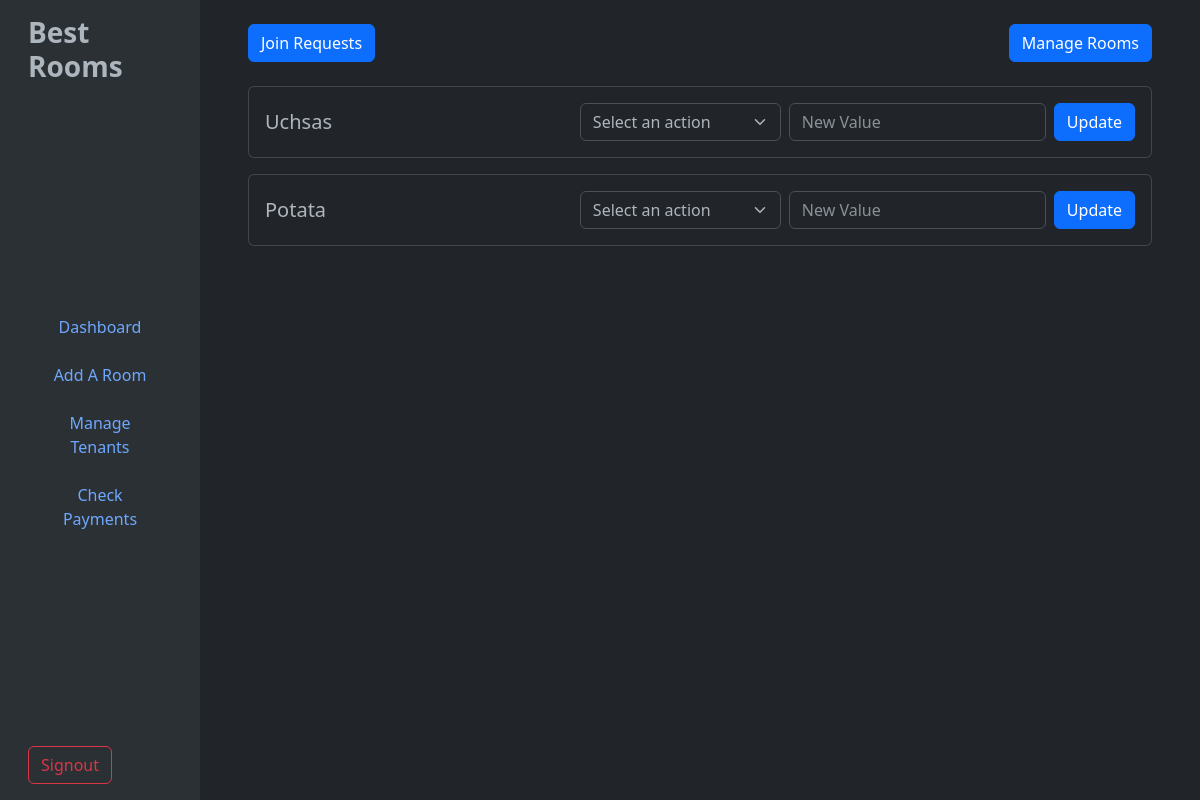
Page /tenants on the earlier database version.
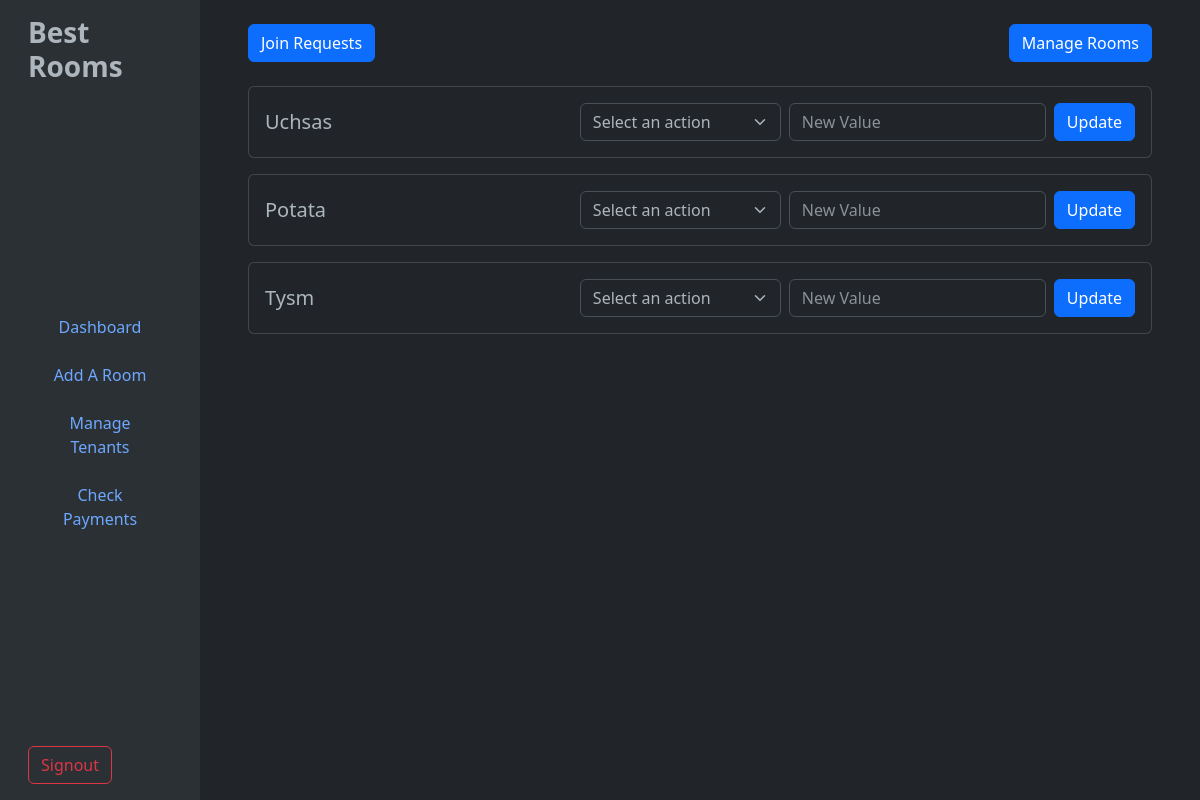
Same page on the later database version.
### tables this page shows
CREATE TABLE "Tenants" (
	"tenantID"	INTEGER,
	"userID"	INTEGER NOT NULL,
	"name"	TEXT,
	"roomID"	INTEGER,
	"phone"	TEXT,
	PRIMARY KEY("tenantID" AUTOINCREMENT),
	FOREIGN KEY("roomID") REFERENCES "Rooms"("roomID"),
	FOREIGN KEY("userID") REFERENCES "Users"("userID")
);

### app.py (the view)
@app.route('/tenants', methods=['GET', 'POST'])
def tenants():
    if request.method == 'POST':
        tenantid = request.form['tenantid']
        option = request.form['option']
        val = float(request.form['val'])
        updateTenant(tenantid,option, val)
        return redirect(url_for('tenants'))
    elif request.method == 'GET':
        return render_template('tenants.html', tenants=getAllTenants())

### database/admin.py (called while the page is built)
def dbConnect():
    return sqlite3.connect('database/main.db')

def getAllTenants():
    connection = dbConnect()
    cursor = connection.cursor()
    cursor.execute("SELECT * FROM Tenants")
    result = cursor.fetchall()
    connection.close()
    return result

### templates/tenants.html (shortened to what this page needs)
{% extends "adminbase.html" %}
{% block content %}
<main class="col-md-9 ms-sm-auto col-lg-10 px-md-4 d-flex flex-column">
    <div class="flex-grow-1 p-4">
        <div class="d-flex justify-content-between align-items-center mb-4">
          <a href="/seeapps"><button class="btn btn-primary">Join Requests</button></a>
          <a href="/updateroom"><button class="btn btn-primary">Manage Rooms</button></a>
        </div>
        {% for tenant in tenants %}
        <div class="card mb-3">
          <div class="card-body d-flex justify-content-between align-items-center">
            <h5 class="card-title mb-0">{{tenant[2]}}</h5>
            <form action="/tenants" method="POST" class="d-flex gap-2">
              <select class="form-select w-auto" name="option" required>
                <option selected>Select an action</option>
              </select>
              <input type="text" class="form-control w-auto" name="val" placeholder="New Value">
              <button type="submit" class="btn btn-primary">Update</button>
            </form>
          </div>
        </div>
        {% endfor %}
      </div>
    </div>
{% endblock %}

Differences in the rows shown:
added Tenants: name "Tysm"
